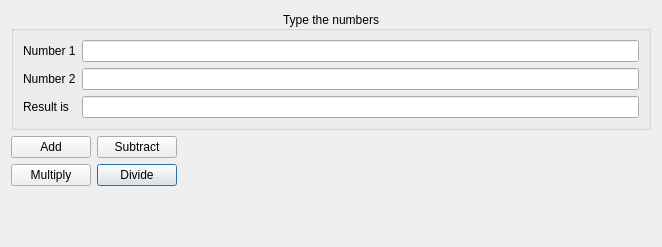
<?xml version="1.0" encoding="UTF-8"?>
<ui version="4.0">
 <class>Dialog</class>
 <widget class="QDialog" name="Dialog">
  <property name="geometry">
   <rect>
    <x>0</x>
    <y>0</y>
    <width>662</width>
    <height>247</height>
   </rect>
  </property>
  <property name="windowTitle">
   <string>Simple Calculator</string>
  </property>
  <layout class="QFormLayout" name="formLayout">
   <item row="2" column="0" colspan="2">
    <widget class="QGroupBox" name="groupBox">
     <property name="title">
      <string>Type the numbers</string>
     </property>
     <property name="alignment">
      <set>Qt::AlignCenter</set>
     </property>
     <layout class="QGridLayout" name="gridLayout">
      <item row="0" column="2">
       <widget class="QLineEdit" name="le_number_1"/>
      </item>
      <item row="2" column="0">
       <widget class="QLabel" name="lb_result">
        <property name="text">
         <string>Result is</string>
        </property>
       </widget>
      </item>
      <item row="1" column="0">
       <widget class="QLabel" name="lb_number_2">
        <property name="text">
         <string>Number 2</string>
        </property>
       </widget>
      </item>
      <item row="0" column="0">
       <widget class="QLabel" name="lb_number_1">
        <property name="text">
         <string>Number 1</string>
        </property>
       </widget>
      </item>
      <item row="1" column="2">
       <widget class="QLineEdit" name="le_number_2"/>
      </item>
      <item row="2" column="2">
       <widget class="QLineEdit" name="l2_result">
        <property name="readOnly">
         <bool>true</bool>
        </property>
       </widget>
      </item>
     </layout>
    </widget>
   </item>
   <item row="8" column="1">
    <widget class="QPushButton" name="pb_divide">
     <property name="sizePolicy">
      <sizepolicy hsizetype="Fixed" vsizetype="Fixed">
       <horstretch>0</horstretch>
       <verstretch>0</verstretch>
      </sizepolicy>
     </property>
     <property name="text">
      <string>Divide</string>
     </property>
    </widget>
   </item>
   <item row="8" column="0">
    <widget class="QPushButton" name="pb_multiply">
     <property name="sizePolicy">
      <sizepolicy hsizetype="Fixed" vsizetype="Fixed">
       <horstretch>0</horstretch>
       <verstretch>0</verstretch>
      </sizepolicy>
     </property>
     <property name="text">
      <string>Multiply</string>
     </property>
    </widget>
   </item>
   <item row="7" column="1">
    <widget class="QPushButton" name="pb_subtract">
     <property name="sizePolicy">
      <sizepolicy hsizetype="Fixed" vsizetype="Fixed">
       <horstretch>0</horstretch>
       <verstretch>0</verstretch>
      </sizepolicy>
     </property>
     <property name="text">
      <string>Subtract</string>
     </property>
    </widget>
   </item>
   <item row="7" column="0">
    <widget class="QPushButton" name="pb_add">
     <property name="sizePolicy">
      <sizepolicy hsizetype="Fixed" vsizetype="Fixed">
       <horstretch>0</horstretch>
       <verstretch>0</verstretch>
      </sizepolicy>
     </property>
     <property name="text">
      <string>Add</string>
     </property>
    </widget>
   </item>
  </layout>
 </widget>
 <tabstops>
  <tabstop>le_number_1</tabstop>
  <tabstop>le_number_2</tabstop>
  <tabstop>l2_result</tabstop>
  <tabstop>pb_add</tabstop>
  <tabstop>pb_subtract</tabstop>
  <tabstop>pb_multiply</tabstop>
  <tabstop>pb_divide</tabstop>
 </tabstops>
 <resources/>
 <connections/>
</ui>
